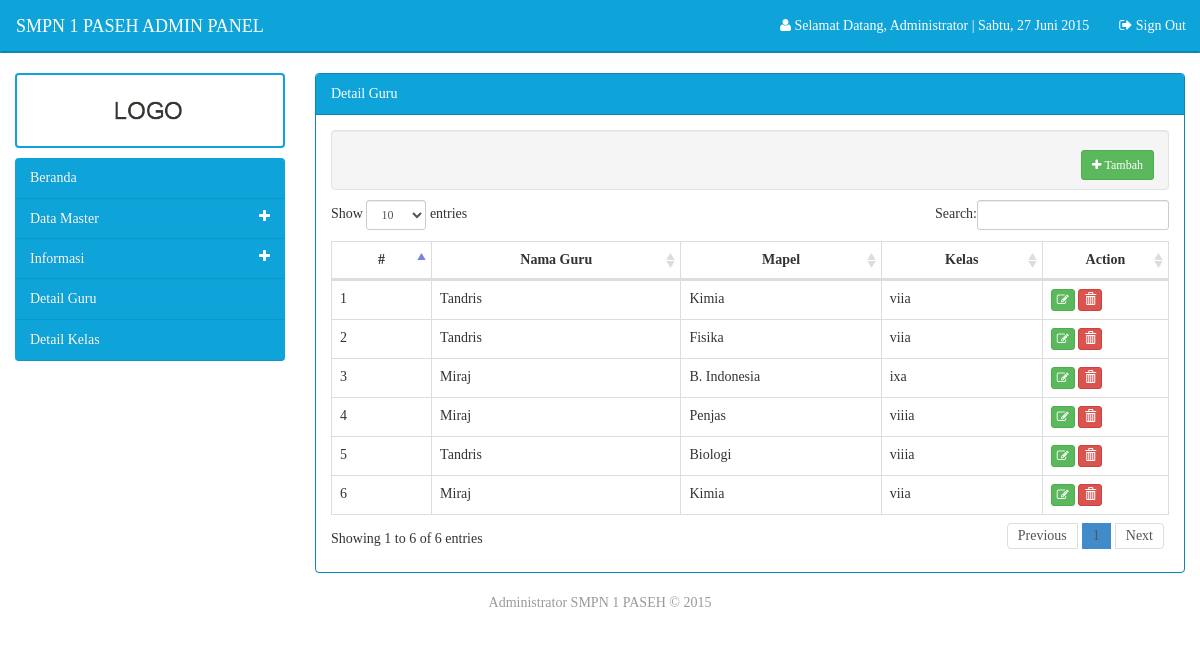
The app's page /admin/main.php?modul=detail_guru (signed in), older data.
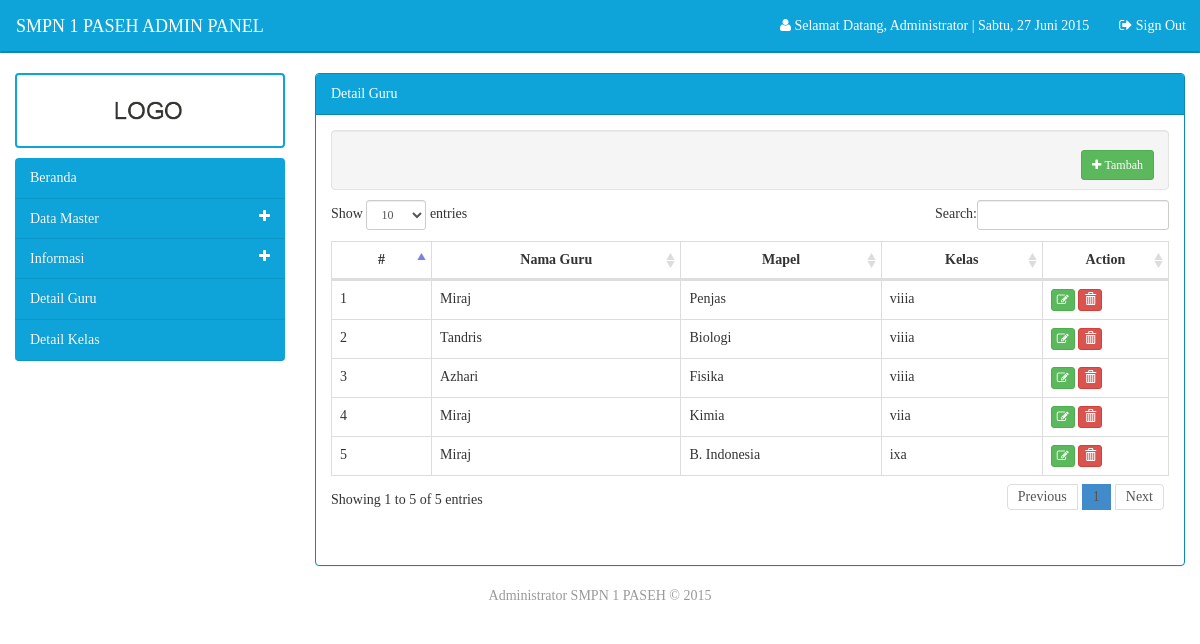
The same page, newer data.
### tables this page shows
CREATE TABLE IF NOT EXISTS `tbl_detail_guru` (
  `id_detail` int(11) NOT NULL AUTO_INCREMENT,
  `nip` varchar(20) NOT NULL,
  `id_mapel` int(11) NOT NULL,
  `id_kelas` int(11) NOT NULL,
  PRIMARY KEY (`id_detail`),
  KEY `detail_guru_fk` (`nip`),
  KEY `detail_guru_fk1` (`id_mapel`),
  KEY `detail_guru_fk2` (`id_kelas`)
);

CREATE TABLE IF NOT EXISTS `tbl_data_guru` (
  `nip` varchar(20) NOT NULL,
  `password` varchar(100) NOT NULL,
  `nama` varchar(100) NOT NULL,
  `foto` varchar(150) NOT NULL,
  `alamat` varchar(100) NOT NULL,
  `tempat_lahir` varchar(20) NOT NULL,
  `tanggal_lahir` date NOT NULL,
  `jk` enum('l','p') NOT NULL,
  `telepon` varchar(12) NOT NULL,
  `email` varchar(35) NOT NULL,
  `mapel` int(11) DEFAULT NULL,
  `status` enum('aktif','tidak') NOT NULL DEFAULT 'aktif',
  `id_penambah` int(11) NOT NULL,
  PRIMARY KEY (`nip`),
  KEY `guru_fk` (`mapel`),
  KEY `guru_admin_fk` (`id_penambah`)
);

CREATE TABLE IF NOT EXISTS `tbl_data_mapel` (
  `id` int(11) NOT NULL AUTO_INCREMENT,
  `mapel` varchar(50) NOT NULL,
  PRIMARY KEY (`id`)
);

CREATE TABLE IF NOT EXISTS `tbl_data_kelas` (
  `id` int(11) NOT NULL AUTO_INCREMENT,
  `kelas` varchar(10) NOT NULL,
  `detil_kelas` varchar(1) NOT NULL,
  `nip` varchar(20) NOT NULL,
  `id_penambah` int(11) NOT NULL,
  PRIMARY KEY (`id`),
  KEY `kelas_fk` (`nip`),
  KEY `kelas_admin_fk` (`id_penambah`)
);

### assets/function/fungsi.php (called while the page is built, shortened)
<?php
function get_date(){
	$hari=date('w');
    $tgl =date('d');
    $bln =date('m');
    $thn =date('Y');
    switch($hari){
        case 6 : {
                    $hari='Sabtu';
                }break;
    }
switch($bln){
        case 6 : {
                    $bln="Juni";
                }break;
    }
    return $hari.", ".$tgl." ".$bln." ".$thn;
}

### admin/modul/mod_detail_guru/detail_guru.php (the view, shortened to what this page needs)
<?php
	if(isset($_SESSION['login'])){
?>
<div class="well form-horizontal form-inline margin-bawah">
	<div class="form-group col-lg-6">
	</div>
	<div class="form-group pull-right">
		<a href='?modul=detail_guru_tambah' class='btn btn-success btn-sm margin-right'>
			<i class='fa fa-plus'></i>&nbsp;Tambah
		</a>
	</div>
</div>
<table class="table table-hover table-bordered" id="dataTabel">
    <thead>
      <tr>
        <th>#</th>
        <th>Nama Guru</th>
        <th>Mapel</th>
        <th>Kelas</th>
        <th width="15%">Action</th>
      </tr>
    </thead>
    <tbody>
    	<?php
	    	include_once("../assets/function/fungsi.php");
	    	$i=1;
		    $select = mysql_query("SELECT d.id_detail, g.nama, m.mapel, k.kelas, k.detil_kelas FROM tbl_detail_guru d
		    													JOIN tbl_data_kelas k ON d.id_kelas = k.id
		    													JOIN tbl_data_mapel m ON d.id_mapel = m.id
		    													JOIN tbl_data_guru g ON d.nip = g.nip");
		    while ($data = mysql_fetch_array($select)) {
    	?>
			<tr>
				<td><?php echo $i; ?></td>
				<td><?php echo $data['nama']; ?></td>
				<td><?php echo $data['mapel']; ?></td>
				<td><?php echo $data['kelas'].$data['detil_kelas']; ?></td>
				<td class="ha">
				<a href='?modul=detail_guru_ubah&amp;id=<?php echo $data['id_detail']; ?>' class='btn btn-success btn-xs' title='Edit Data'>
	            	<i class='fa fa-edit'></i>
	            </a>
	          	<a href='modul/mod_detail_guru/act.php?act=hapus&amp;id=<?php echo $data['id_detail']; ?>' class='btn btn-danger btn-xs' title='Delete Data' onClick="return confirm('Anda yakin ingin menghapus data ini ?')">
	   				<span class='glyphicon glyphicon-trash'></span>
	   			</a>
				</td>
			</tr>
		<?php
			$i++;
		}
		?>
	</tbody>
</table>
<?php
}
else
{
	echo "<div class='dialog'>
		    <h1 class='forbidden'>Access forbidden.</h1>
		    <h4>Harap Login Terlebih Dahulu <a href='../../index.php'> Login </a></h4>
		  </div>";
}

### admin/main.php (shortened to what this page needs)
<?php
	include_once('../assets/function/fungsi.php');
?>
<!DOCTYPE html>
<html>
<head>
	<link rel="stylesheet" type="text/css" href="../assets/css/bootstrap.css" />
	<link rel="stylesheet" type="text/css" href="../assets/css/normalize.css" />
	<link rel="stylesheet" type="text/css" href="../assets/css/edited.css" />
	<link rel="stylesheet" type="text/css" href="../assets/css/dataTables.bootstrap.css" />
	<link rel="stylesheet" type="text/css" href="../assets/lib/font-awesome/css/font-awesome.css" />
    <link rel="stylesheet" type="text/css" href="../assets/lib/daterangepicker/daterangepicker-bs3.css" />
    <link rel="stylesheet" type="text/css" href="../assets/lib/jasny/css/jasny-bootstrap.min.css" />
    <link rel="stylesheet" type="text/css" href="../assets/lib/validator/css/bootstrapValidator.css" />
</head>
<body>
	<?php
	  if(isset($_SESSION['login'])){
	?>
	<div class="wrapper">
		<nav class="navbar navbar-inverse" role="navigation">
	      <div class="container">
	        <a class="navbar-brand" href="#">SMPN 1 PASEH ADMIN PANEL</a>
	          <ul class="nav navbar-nav navbar-right">
	            <li>
	            	<a href="#" ><i class="fa fa-user"></i> Selamat Datang, <?php echo $_SESSION['screen_name']; ?> | <?php echo get_date(); ?> </a></li>
	            <li><a href="logout.php"><i class="fa fa-sign-out"></i> Sign Out</a></li>
	          </ul>
	      </div>
	    </nav>
		<div class="container isi">
	        <div class="row">
	            <div class="col-md-3">
	                <img src="../assets/img/logo.png" alt="logo" class="logo-img">
	                  	<ul id="menu" class="list-group menu-kiri">
	                      	<li>
	                          <a href="?modul=beranda" class="list-group-item">Beranda</a>
	                      	</li>
	                     	<li>
	                          	<a href="#"  class="list-group-item">Data Master <span class="fa plus-minus"></span></a>
	                      	</li>
	                       	<li>
	                       		<a href="#"  class="list-group-item">Informasi <span class="fa plus-minus"></span></a>
	                      	</li>
	                      	<li>
	                          <a href="?modul=detail_guru" class="list-group-item">Detail Guru</a>
	                      	</li>
	                      	<li>
	                          <a href="?modul=detail_kelas" class="list-group-item">Detail Kelas</a>
	                      	</li>
	                  	</ul>
	            </div>
	            <div class="col-md-9">
	            	<?php
	            		include_once("main_right.php");
	            	?>
	            </div>
	        </div>
	    </div>
		<footer class="footer">
		    <div class="container">
		    	<?php
		    		$year = date("Y");
		    	?>
		        <p class="text-muted">Administrator SMPN 1 PASEH &copy; <?php echo $year ?></p>
		    </div>
	    </footer>
	</div>
	<?php
		}
		else
		{
			echo "<div class='dialog'>
		    <h1 class='forbidden'>Access forbidden.</h1>
		    <h4>Harap Login Terlebih Dahulu <a href='index.php'> Login </a></h4>
		  </div>";
		}
	?>
</body>
</html>

### admin/main_right.php
<div class="panel panel-primary">
  <div class="panel-heading"><?php include_once 'main_title_konten.php'; ?></div>
    <div class="panel-body">
      <?php include_once 'main_pages.php'; ?>
  	</div>
</div>

### admin/main_title_konten.php
<?php
	$modul='';
	if (isset($_GET['modul'])) {
		$modul = $_GET['modul'];
	}
	if($modul=='beranda'){
	   echo "<span>Beranda</span>";
	}
	elseif ($modul == 'siswa') {
		echo "<span>Data Siswa</span>";
	}
	elseif ($modul == 'siswa_tambah') {
		echo "<span>Tambah Data Siswa</span>";
	}
	elseif ($modul == 'siswa_ubah') {
		echo "<span>Ubah Data Siswa</span>";
	}
	elseif ($modul == 'berita') {
		echo "<span>Data Berita</span>";
	}
	elseif ($modul == 'berita_tambah') {
		echo "<span>Tambah Data Berita</span>";
	}
	elseif ($modul == 'berita_ubah') {
		echo "<span>Ubah Data Berita</span>";
	}
	elseif ($modul == 'kritiksaran') {
		echo "<span>Data kritiksaran</span>";
	}
	elseif ($modul == 'pengumuman') {
		echo "<span>Data pengumuman</span>";
	}
	elseif ($modul == 'pengumuman_tambah') {
		echo "<span>Tambah Data pengumuman</span>";
	}
	elseif ($modul == 'pengumuman_ubah') {
		echo "<span>Ubah Data pengumuman</span>";
	}
	elseif ($modul == 'guru') {
		echo "<span>Data Guru</span>";
	}
	elseif ($modul == 'guru_tambah') {
		echo "<span>Tambah Data Guru</span>";
	}
	elseif ($modul == 'guru_ubah') {
		echo "<span>Ubah Data Guru</span>";
	}
	elseif ($modul == 'walikelas') {
		echo "<span>Data Wali Kelas</span>";
	}
	elseif ($modul == 'walikelas_tambah') {
		echo "<span>Tambah Data Wali Kelas</span>";
	}
	elseif ($modul == 'walikelas_ubah') {
		echo "<span>Ubah Data Wali Kelas</span>";
	}
	elseif ($modul == 'kelas') {
		echo "<span>Data Kelas</span>";
	}
	elseif ($modul == 'kelas_tambah') {
		echo "<span>Tambah Data Kelas</span>";
	}
	elseif ($modul == 'kelas_ubah') {
		echo "<span>Ubah Data Kelas</span>";
	}
	elseif ($modul == 'matpel') {
		echo "<span>Data Mata Pelajaran</span>";
	}
	elseif ($modul == 'matpel_tambah') {
		echo "<span>Tambah Data Mata Pelajaran</span>";
	}
	elseif ($modul == 'matpel_ubah') {
		echo "<span>Ubah Data Mata Pelajaran</span>";
	}
	elseif ($modul == 'hari') {
		echo "<span>Data Hari</span>";
	}
	elseif ($modul == 'hari_tambah') {
		echo "<span>Tambah Data Hari</span>";
	}
	elseif ($modul == 'hari_ubah') {
		echo "<span>Ubah Data Hari</span>";
	}
	elseif ($modul == 'jam') {
		echo "<span>Data Jam</span>";
	}
	elseif ($modul == 'jam_tambah') {
		echo "<span>Tambah Data Jam</span>";
	}
	elseif ($modul == 'jam_ubah') {
		echo "<span>Ubah Data Jam</span>";
	}
	elseif ($modul == 'informasi') {
		echo "<span>Informasi</span>";
	}
	elseif ($modul == 'jadwal') {
		echo "<span>Penjadwalan</span>";
	}
	elseif ($modul == 'jadwal_tambah') {
		echo "<span>Tambah Penjadwalan</span>";
	}
	elseif ($modul == 'jadwal_ubah') {
		echo "<span>Ubah Penjadwalan</span>";
	}
	elseif ($modul == 'detail_guru') {
		echo "<span>Detail Guru</span>";
	}
	elseif ($modul == 'detail_guru_tambah') {
		echo "<span>Tambah Detail Guru</span>";
	}
	elseif ($modul == 'detail_guru_ubah') {
		echo "<span>Ubah Detail Guru</span>";
	}
	elseif ($modul == 'detail_kelas') {
		echo "<span>Detail Kelas</span>";
	}
	elseif ($modul == 'detail_kelas_tambah') {
		echo "<span>Tambah Detail Kelas</span>";
	}
	elseif ($modul == 'detail_kelas_ubah') {
		echo "<span>Ubah Detail Kelas</span>";
	}
	else
	{
	  echo "<p><b>MODUL BELUM ADA ATAU BELUM LENGKAP</b></p>";
	}
?>

### admin/main_pages.php
<?php
	$modul='';
	if (isset($_GET['modul'])) {
		$modul = $_GET['modul'];
	}
	if($modul=='beranda'){
	    include "modul/mod_beranda/beranda.php";
	}
	elseif ($modul == 'siswa') {
		include "modul/mod_siswa/siswa.php";
	}
	elseif ($modul == 'siswa_tambah') {
		include "modul/mod_siswa/siswa_tambah.php";
	}
	elseif ($modul == 'siswa_ubah') {
		include "modul/mod_siswa/siswa_ubah.php";
	}
	elseif ($modul == 'berita') {
		include "modul/mod_berita/berita.php";
	}
	elseif ($modul == 'berita_tambah') {
		include "modul/mod_berita/berita_tambah.php";
	}
	elseif ($modul == 'berita_ubah') {
		include "modul/mod_berita/berita_ubah.php";
	}
	elseif ($modul == 'kritiksaran') {
		include "modul/mod_kritiksaran/kritiksaran.php";
	}
	elseif ($modul == 'pengumuman') {
		include "modul/mod_pengumuman/pengumuman.php";
	}
	elseif ($modul == 'pengumuman_tambah') {
		include "modul/mod_pengumuman/pengumuman_tambah.php";
	}
	elseif ($modul == 'pengumuman_ubah') {
		include "modul/mod_pengumuman/pengumuman_ubah.php";
	}
	elseif ($modul == 'guru') {
		include "modul/mod_guru/guru.php";
	}
	elseif ($modul == 'guru_tambah') {
		include "modul/mod_guru/guru_tambah.php";
	}
	elseif ($modul == 'guru_ubah') {
		include "modul/mod_guru/guru_ubah.php";
	}
	elseif ($modul == 'walikelas') {
		include "modul/mod_walikelas/walikelas.php";
	}
	elseif ($modul == 'walikelas_tambah') {
		include "modul/mod_walikelas/walikelas_tambah.php";
	}
	elseif ($modul == 'walikelas_ubah') {
		include "modul/mod_walikelas/walikelas_ubah.php";
	}
	elseif ($modul == 'kelas') {
		include "modul/mod_kelas/kelas.php";
	}
	elseif ($modul == 'kelas_tambah') {
		include "modul/mod_kelas/kelas_tambah.php";
	}
	elseif ($modul == 'kelas_ubah') {
		include "modul/mod_kelas/kelas_ubah.php";
	}
	elseif ($modul == 'matpel') {
		include "modul/mod_matpel/matpel.php";
	}
	elseif ($modul == 'matpel_tambah') {
		include "modul/mod_matpel/matpel_tambah.php";
	}
	elseif ($modul == 'matpel_ubah') {
		include "modul/mod_matpel/matpel_ubah.php";
	}
	elseif ($modul == 'hari') {
		include "modul/mod_hari/hari.php";
	}
	elseif ($modul == 'hari_tambah') {
		include "modul/mod_hari/hari_tambah.php";
	}
	elseif ($modul == 'hari_ubah') {
		include "modul/mod_hari/hari_ubah.php";
	}
	elseif ($modul == 'jam') {
		include "modul/mod_jam/jam.php";
	}
	elseif ($modul == 'jam_tambah') {
		include "modul/mod_jam/jam_tambah.php";
	}
	elseif ($modul == 'jam_ubah') {
		include "modul/mod_jam/jam_ubah.php";
	}
	elseif ($modul == 'informasi') {
		include "modul/mod_informasi/informasi.php";
	}
	elseif ($modul == 'jadwal') {
		include "modul/mod_jadwal/jadwal.php";
	}
	elseif ($modul == 'jadwal_tambah') {
		include "modul/mod_jadwal/jadwal_tambah.php";
	}
	elseif ($modul == 'jadwal_ubah') {
		include "modul/mod_jadwal/jadwal_ubah.php";
	}
	elseif ($modul == 'detail_guru') {
		include "modul/mod_detail_guru/detail_guru.php";
	}
	elseif ($modul == 'detail_guru_tambah') {
		include "modul/mod_detail_guru/detail_guru_tambah.php";
	}
	elseif ($modul == 'detail_guru_ubah') {
		include "modul/mod_detail_guru/detail_guru_ubah.php";
	}
	elseif ($modul == 'detail_kelas') {
		include "modul/mod_detail_kelas/detail_kelas.php";
	}
	elseif ($modul == 'detail_kelas_tambah') {
		include "modul/mod_detail_kelas/detail_kelas_tambah.php";
	}
	elseif ($modul == 'detail_kelas_ubah') {
		include "modul/mod_detail_kelas/detail_kelas_ubah.php";
	}
	else
	{
	  echo "<p><b>MODUL BELUM ADA ATAU BELUM LENGKAP</b></p>";
	}
?>

### assets/css/edited.css (style rules this page uses)
ul.menu-kiri { list-style: none; color: #fff; }
ul.menu-kiri > li { border-radius: none; list-style: none; background-color: #0ea4da; border-bottom: 1px solid #0d96c8; text-shadow: 0 0 1px rgba(0,0,0,.2); font-family: 'Droid Serif', serif; opacity: 1; }
ul.menu-kiri > li:first-child { border-top-right-radius: 4px; border-top-left-radius: 4px; }
ul.menu-kiri > li:last-child { border-bottom-right-radius: 4px; border-bottom-left-radius: 4px; }
.plus-minus { float: right; }
.fa.plus-minus:before { content: "\f067"; }
.logo-img { width: 270px; -webkit-border-radius: 4px 4px 4px 4px; border-radius: 4px 4px 4px 4px; margin-bottom: 10px; border: 2px solid #0EA4DA; }
.margin-right { margin-right: 10px; }
th { text-align: center; }
.margin-bawah { margin-bottom: 10px; }
.panel-body { min-height: 450px; }
footer { text-align: center; }

Row changes from the older to the newer data that the page shows:
removed tbl_detail_guru: nip.nama "Tandris", id_mapel.mapel "Kimia", id_kelas.kelas "vii", id_kelas.detil_kelas "a"
removed tbl_detail_guru: nip.nama "Tandris", id_mapel.mapel "Fisika", id_kelas.kelas "vii", id_kelas.detil_kelas "a"
added tbl_detail_guru: nip.nama "Azhari", id_mapel.mapel "Fisika", id_kelas.kelas "viii", id_kelas.detil_kelas "a"
changed tbl_detail_guru "B. Indonesia": moves down the list
Text that changed along with them:
text written by a page script: "Show entries Search: Showing 1 to 6 of 6 entries Previous 1 Next" → "Show entries Search: Showing 1 to 5 of 5 entries Previous 1 Next"
